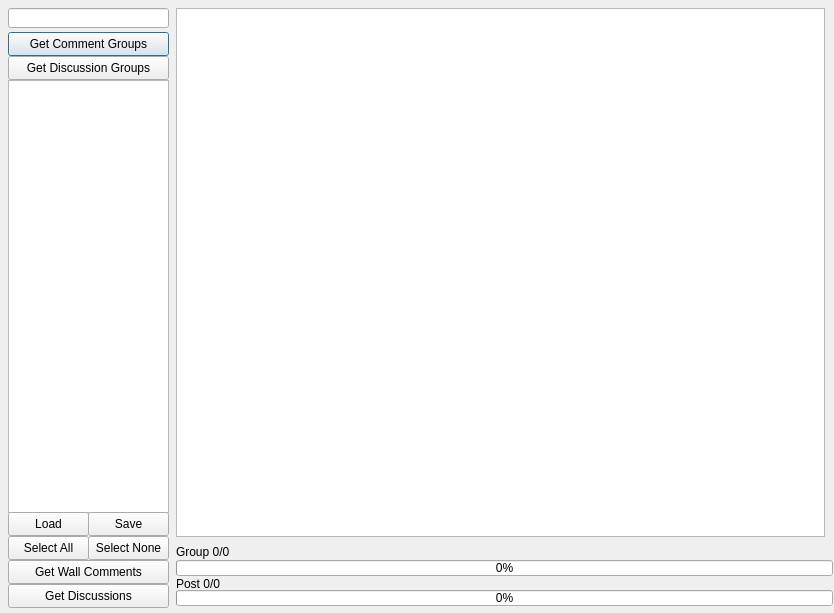
<?xml version="1.0" encoding="UTF-8"?>
<ui version="4.0">
 <class>Dialog</class>
 <widget class="QDialog" name="Dialog">
  <property name="geometry">
   <rect>
    <x>0</x>
    <y>0</y>
    <width>834</width>
    <height>613</height>
   </rect>
  </property>
  <property name="windowTitle">
   <string>VKCheckerPy</string>
  </property>
  <widget class="QLineEdit" name="targetTxt">
   <property name="geometry">
    <rect>
     <x>8</x>
     <y>8</y>
     <width>161</width>
     <height>20</height>
    </rect>
   </property>
   <property name="text">
    <string></string>
   </property>
  </widget>
  <widget class="QPushButton" name="getCommGrpBtn">
   <property name="geometry">
    <rect>
     <x>8</x>
     <y>32</y>
     <width>161</width>
     <height>24</height>
    </rect>
   </property>
   <property name="text">
    <string>Get Comment Groups</string>
   </property>
  </widget>
  <widget class="QPushButton" name="getDiscGrpBtn">
   <property name="geometry">
    <rect>
     <x>8</x>
     <y>56</y>
     <width>161</width>
     <height>24</height>
    </rect>
   </property>
   <property name="text">
    <string>Get Discussion Groups</string>
   </property>
  </widget>
  <widget class="QListWidget" name="groupsList">
   <property name="geometry">
    <rect>
     <x>8</x>
     <y>80</y>
     <width>161</width>
     <height>433</height>
    </rect>
   </property>
   <property name="selectionMode">
    <enum>QAbstractItemView::MultiSelection</enum>
   </property>
  </widget>
  <widget class="QPushButton" name="loadGroupsBtn">
   <property name="geometry">
    <rect>
     <x>8</x>
     <y>512</y>
     <width>81</width>
     <height>24</height>
    </rect>
   </property>
   <property name="text">
    <string>Load</string>
   </property>
  </widget>
  <widget class="QPushButton" name="saveGroupsBtn">
   <property name="geometry">
    <rect>
     <x>88</x>
     <y>512</y>
     <width>81</width>
     <height>24</height>
    </rect>
   </property>
   <property name="text">
    <string>Save</string>
   </property>
  </widget>
  <widget class="QPushButton" name="getCommentsBtn">
   <property name="geometry">
    <rect>
     <x>8</x>
     <y>560</y>
     <width>161</width>
     <height>24</height>
    </rect>
   </property>
   <property name="text">
    <string>Get Wall Comments</string>
   </property>
  </widget>
  <widget class="QPushButton" name="getDiscussionsBtn">
   <property name="geometry">
    <rect>
     <x>8</x>
     <y>584</y>
     <width>161</width>
     <height>24</height>
    </rect>
   </property>
   <property name="text">
    <string>Get Discussions</string>
   </property>
  </widget>
  <widget class="QProgressBar" name="postsBar">
   <property name="geometry">
    <rect>
     <x>176</x>
     <y>590</y>
     <width>657</width>
     <height>16</height>
    </rect>
   </property>
   <property name="value">
    <number>0</number>
   </property>
  </widget>
  <widget class="QProgressBar" name="groupsBar">
   <property name="geometry">
    <rect>
     <x>176</x>
     <y>560</y>
     <width>657</width>
     <height>16</height>
    </rect>
   </property>
   <property name="value">
    <number>0</number>
   </property>
  </widget>
  <widget class="QLabel" name="postsLbl">
   <property name="geometry">
    <rect>
     <x>176</x>
     <y>576</y>
     <width>145</width>
     <height>16</height>
    </rect>
   </property>
   <property name="text">
    <string>Post 0/0</string>
   </property>
  </widget>
  <widget class="QLabel" name="groupsLbl">
   <property name="geometry">
    <rect>
     <x>176</x>
     <y>544</y>
     <width>145</width>
     <height>16</height>
    </rect>
   </property>
   <property name="text">
    <string>Group 0/0</string>
   </property>
  </widget>
  <widget class="QPushButton" name="selectAllBtn">
   <property name="geometry">
    <rect>
     <x>8</x>
     <y>536</y>
     <width>81</width>
     <height>24</height>
    </rect>
   </property>
   <property name="text">
    <string>Select All</string>
   </property>
  </widget>
  <widget class="QPushButton" name="selectNoneBtn">
   <property name="geometry">
    <rect>
     <x>88</x>
     <y>536</y>
     <width>81</width>
     <height>24</height>
    </rect>
   </property>
   <property name="text">
    <string>Select None</string>
   </property>
  </widget>
  <widget class="QListWidget" name="commentsList">
   <property name="geometry">
    <rect>
     <x>176</x>
     <y>8</y>
     <width>649</width>
     <height>529</height>
    </rect>
   </property>
  </widget>
 </widget>
 <resources/>
 <connections/>
</ui>
